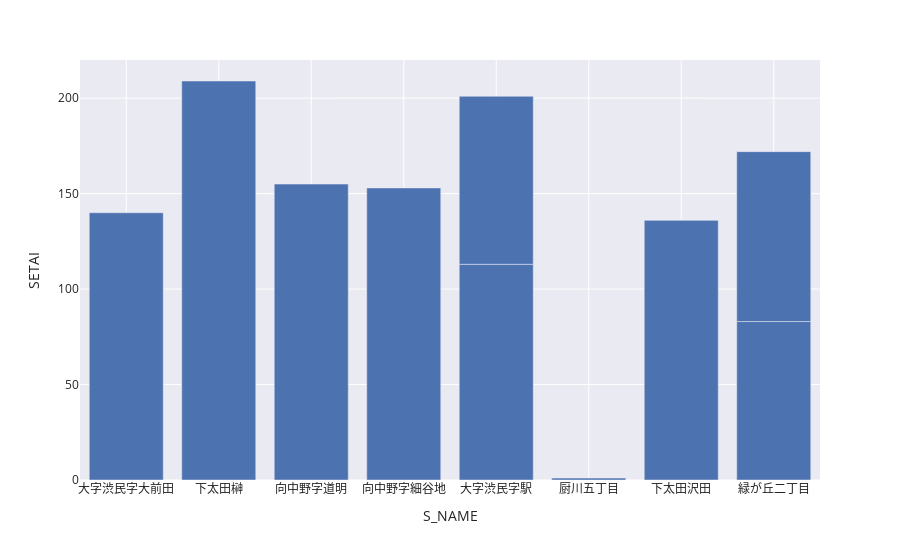

The cell this chart's notebook holds for it:
### Code cell
fig = px.bar(gdf.head(10),
            y='SETAI',
            x='S_NAME',
            template='seaborn' # change this to see other styles
            )

fig.show()

### Figure 1 — Plotly figure (JSON) as saved in the notebook; plotly's stock layout.template omitted (floating-point values rounded to 4 significant figures)
{"data": [{"alignmentgroup": "True", "hovertemplate": "S_NAME=%{x}<br>SETAI=%{y}<extra></extra>", "legendgroup": "", "marker": {"color": "rgb(76,114,176)", "pattern": {"shape": ""}}, "name": "", "offsetgroup": "", "orientation": "v", "showlegend": false, "textposition": "auto", "type": "bar", "x": ["大字渋民字大前田", "下太田榊", "向中野字道明", "向中野字細谷地", "大字渋民字駅", "厨川五丁目", "下太田沢田", "緑が丘二丁目", "緑が丘二丁目", "大字渋民字駅"], "xaxis": "x", "y": [140, 209, 155, 153, 113, 1, 136, 83, 89, 88], "yaxis": "y"}], "layout": {"barmode": "relative", "legend": {"tracegroupgap": 0}, "margin": {"t": 60}, "xaxis": {"anchor": "y", "domain": [0, 1], "title": {"text": "S_NAME"}}, "yaxis": {"anchor": "x", "domain": [0, 1], "title": {"text": "SETAI"}}}}
